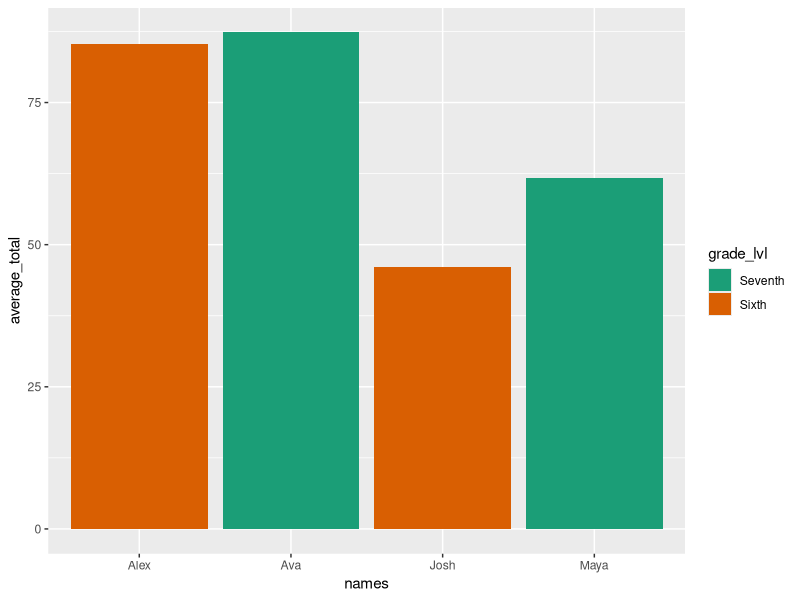

This chart was generated by the following R code:
library(dplyr)
library(ggplot2)
df1 <- data.frame(
  names = c("Ava", "Josh", "Maya", "Alex"),
  english_scores = c(90, 30, 50, 88),
  math_scores = c(80, 68, 60, 75),
  history_scores = c(92, 40, 75, 93),
  grade_lvl = c("Seventh", "Sixth", "Seventh", "Sixth")
)

df_mutated <- df1 %>%
  mutate(
    average_total = (english_scores + math_scores + history_scores)/3
  )
print(df_mutated)
#apply() applies a function across rows or collumns of a matrix or df
df_applied <- data.frame(
  nums = c(1, 12, 14, 16),
  nums2 = c(2, 14, 13, 20)
  )

df_applied %>%
  apply(1, sum)

#lapply applies a function to list or vector
vector_lapply <- c(1, 2, 3, 4, 5)
print(lapply(vector_lapply, function(x) x^2))

#order(df) returns a list of indicies that would sort the data frame
#order(df, na.last = T/F/NA, decreasing = FALSE)

#sort(x, decreasing = T/F, na.last = T/F/NA) returns the sorted vector directly 

#unique(df) returns the distinct elements from the df

#left_join(x, y, by = keyname) keeps all rows from x and matches rows from y and fills rest with na
#right_join(x, y, by = keyname) keeps all rows from y and matches rows from x and fills rest with na
#inner_join(x, y, by = keyname) keeps all rows that only appear in x and y and matches by keyname
#full_join(x, y, by = keyname) keeps all rows from boy x and y and fills rest with nas

#filter
df_filtered <- df_mutated %>%
  filter(average_total > 80)

#select
df_selected <- df1 %>%
  select(names, grade_lvl)
print(df_selected)

#arrange
df_arranged <- df1 %>%
  arrange(names) #alphabetical (least to greatest)
#to sort from greatest to least or descending, you must specify in the column argument using desc(col)


#slice (for rows)
df_sliced <- df1 %>%
  slice(2:3)

#summarise
df_summarized <- df1 %>%
  summarise(mean(english_scores), mean(math_scores), mean(history_scores))
print(df_summarized)

#group_by + summarise
df_grouped_and_summarized <- df1 %>%
  group_by(grade_lvl) %>%
  summarise(mean(english_scores), mean(math_scores), mean(history_scores))
print(df_grouped_and_summarized)

ggplot(df_mutated, aes(x = names, y = average_total, fill = grade_lvl)) +
  geom_bar(stat = "identity") +
  scale_fill_brewer(palette = "Dark2")

